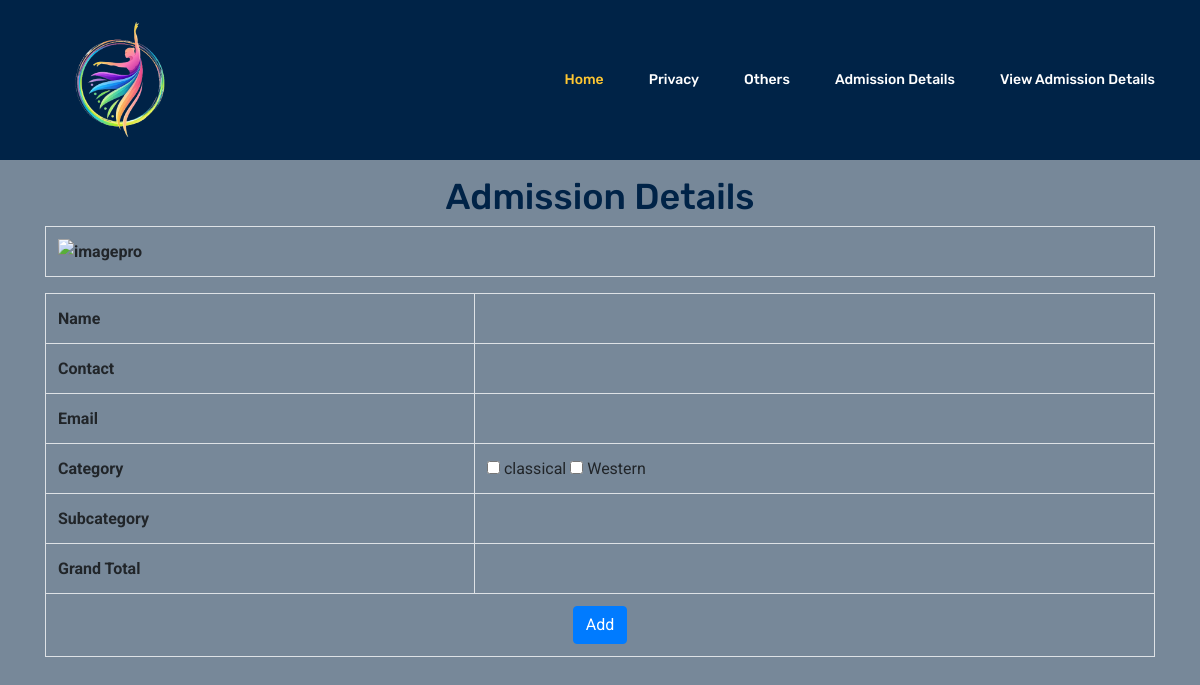
Page /Project/Student/AdmissionDetails.php on the earlier database version.
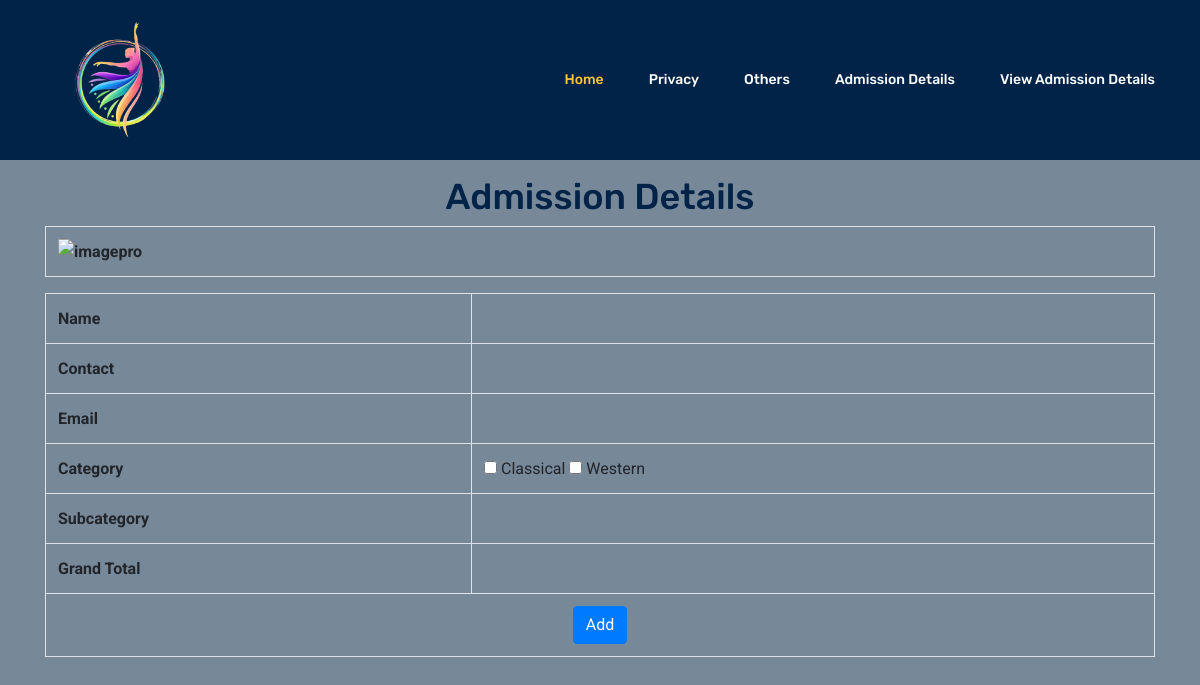
Same page on the later database version.
### tables this page shows
CREATE TABLE `tbl_category` (
  `category_id` int(11) NOT NULL auto_increment,
  `category_name` varchar(50) NOT NULL,
  PRIMARY KEY  (`category_id`)
);

### Project/Student/AdmissionDetails.php (the view, shortened to what this page needs)
<!DOCTYPE html PUBLIC "-//W3C//DTD XHTML 1.0 Transitional//EN" "http://www.w3.org/TR/xhtml1/DTD/xhtml1-transitional.dtd">
<html xmlns="http://www.w3.org/1999/xhtml">
<head>
<link rel="stylesheet" href="https://maxcdn.bootstrapcdn.com/bootstrap/4.5.2/css/bootstrap.min.css">
</head>
<body style="background-color:lightslategray;color: black;">
<body>
<?php
include("Head.php");
$sel="select * from tbl_studentregistration where student_id='".$_SESSION["student_id"]."'";
$data=mysql_query($sel);
$row=mysql_fetch_array($data);
?>
<br><br><br><br><br><br><br>
<div class="container">
  <center><h1>Admission Details</h1></center>
    <form id="form3" name="form3" method="post" action="">
      <table class="table table-bordered" align="center" cellpadding="10">
        <tr>
          <th>
            <img src="../Assets/Files/User/<?php echo $row["student_photo"] ?>" alt="imagepro" width="114" height="88" />
          </th>
        </tr>
      </table>
      <table class="table table-bordered" align="center" cellpadding="10">
        <tr>
          <th>Name</th>
          <td>
          </td>
        </tr>
        <tr>
          <th>Contact</th>
          <td>
          </td>
        </tr>
        <tr>
          <th>Email</th>
          <td>
          </td>
        </tr>
        <tr>
          <th>Category</th>
          <td>
            <?php
            $sel = "select * from tbl_category";
            $data = mysql_query($sel);
            while ($row = mysql_fetch_array($data)) {
            ?>
              <input type="checkbox" name="cate[]" id="cate" class="cate" value="<?php echo $row["category_id"] ?>" onclick="getSub()" />
              <?php echo $row["category_name"] ?>
            <?php
            }
            ?>
          </td>
        </tr>
        <tr>
          <th>Subcategory</th>
          <td id="subcat">
          </td>
        </tr>
        <tr>
          <th>Grand Total</th>
          <td id="total">
          </td>
        </tr>
        <tr>
          <td colspan="2" align="center"><input type="submit" class="btn btn-primary" name="btnsave" value="Add" /></td>
        </tr>
      </table>
    </form>
  </div></body>
</html>
<br><br><br><br><br><br><br><br>

Differences in the rows shown:
removed tbl_category: category_name "classical"
added tbl_category: category_name "Classical"
